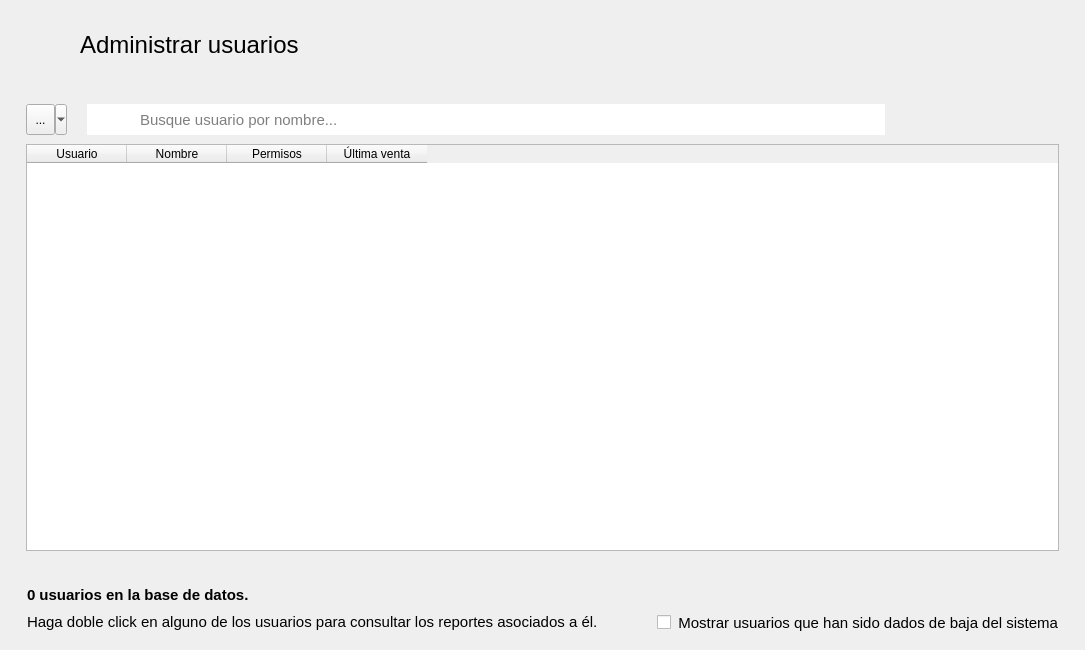
<?xml version="1.0" encoding="UTF-8"?>
<ui version="4.0">
 <class>AdministrarUsuarios</class>
 <widget class="QMainWindow" name="AdministrarUsuarios">
  <property name="geometry">
   <rect>
    <x>0</x>
    <y>0</y>
    <width>1085</width>
    <height>650</height>
   </rect>
  </property>
  <property name="minimumSize">
   <size>
    <width>1085</width>
    <height>650</height>
   </size>
  </property>
  <property name="windowTitle">
   <string>Administrar usuarios</string>
  </property>
  <property name="windowIcon">
   <iconset resource="../resources.qrc">
    <normaloff>:/img/icon.ico</normaloff>:/img/icon.ico</iconset>
  </property>
  <widget class="QWidget" name="centralwidget">
   <layout class="QVBoxLayout" name="verticalLayout">
    <item alignment="Qt::AlignLeft|Qt::AlignTop">
     <widget class="QFrame" name="frame">
      <property name="font">
       <font>
        <family>Segoe UI</family>
       </font>
      </property>
      <property name="frameShadow">
       <enum>QFrame::Raised</enum>
      </property>
      <layout class="QHBoxLayout" name="horizontalLayout">
       <property name="spacing">
        <number>20</number>
       </property>
       <property name="leftMargin">
        <number>19</number>
       </property>
       <property name="topMargin">
        <number>15</number>
       </property>
       <property name="rightMargin">
        <number>19</number>
       </property>
       <property name="bottomMargin">
        <number>15</number>
       </property>
       <item>
        <widget class="QPushButton" name="btRegresar">
         <property name="font">
          <font>
           <family>Segoe UI</family>
          </font>
         </property>
         <property name="cursor">
          <cursorShape>PointingHandCursor</cursorShape>
         </property>
         <property name="styleSheet">
          <string notr="true">QPushButton {
        background-color: transparent;
        border: none;
        padding: 0px;
    }
    QPushButton:hover {
        background-color: rgba(255, 255, 255, 0);
    }
    QPushButton:pressed {
        background-color: rgba(255, 255, 255, 0);
    }</string>
         </property>
         <property name="icon">
          <iconset resource="../resources.qrc">
           <normaloff>:/img/resources/images/leftarrow.png</normaloff>:/img/resources/images/leftarrow.png</iconset>
         </property>
         <property name="iconSize">
          <size>
           <width>40</width>
           <height>40</height>
          </size>
         </property>
         <property name="flat">
          <bool>true</bool>
         </property>
        </widget>
       </item>
       <item>
        <widget class="QLabel" name="lbTitulo">
         <property name="minimumSize">
          <size>
           <width>211</width>
           <height>41</height>
          </size>
         </property>
         <property name="font">
          <font>
           <family>Segoe UI</family>
           <pointsize>18</pointsize>
          </font>
         </property>
         <property name="text">
          <string>Administrar usuarios</string>
         </property>
        </widget>
       </item>
      </layout>
     </widget>
    </item>
    <item>
     <widget class="QFrame" name="frame_3">
      <property name="sizePolicy">
       <sizepolicy hsizetype="Expanding" vsizetype="Expanding">
        <horstretch>0</horstretch>
        <verstretch>0</verstretch>
       </sizepolicy>
      </property>
      <property name="font">
       <font>
        <family>Segoe UI</family>
       </font>
      </property>
      <property name="frameShadow">
       <enum>QFrame::Raised</enum>
      </property>
      <layout class="QVBoxLayout" name="verticalLayout_3">
       <property name="spacing">
        <number>0</number>
       </property>
       <property name="leftMargin">
        <number>8</number>
       </property>
       <property name="rightMargin">
        <number>8</number>
       </property>
       <item alignment="Qt::AlignTop">
        <widget class="QFrame" name="frame_2">
         <property name="font">
          <font>
           <family>Segoe UI</family>
          </font>
         </property>
         <property name="frameShadow">
          <enum>QFrame::Raised</enum>
         </property>
         <layout class="QHBoxLayout" name="horizontalLayout_2">
          <property name="spacing">
           <number>0</number>
          </property>
          <property name="leftMargin">
           <number>0</number>
          </property>
          <property name="topMargin">
           <number>0</number>
          </property>
          <property name="rightMargin">
           <number>0</number>
          </property>
          <property name="bottomMargin">
           <number>0</number>
          </property>
          <item>
           <widget class="QFrame" name="frame_5">
            <property name="font">
             <font>
              <family>Segoe UI</family>
             </font>
            </property>
            <property name="frameShadow">
             <enum>QFrame::Raised</enum>
            </property>
            <layout class="QHBoxLayout" name="horizontalLayout_5">
             <property name="spacing">
              <number>0</number>
             </property>
             <item>
              <widget class="QToolButton" name="btFiltrar">
               <property name="minimumSize">
                <size>
                 <width>41</width>
                 <height>31</height>
                </size>
               </property>
               <property name="font">
                <font>
                 <family>Segoe UI</family>
                </font>
               </property>
               <property name="toolTip">
                <string>Filtrar búsqueda por...</string>
               </property>
               <property name="text">
                <string>...</string>
               </property>
               <property name="icon">
                <iconset resource="../resources.qrc">
                 <normaloff>:/img/resources/images/filter.png</normaloff>:/img/resources/images/filter.png</iconset>
               </property>
               <property name="popupMode">
                <enum>QToolButton::MenuButtonPopup</enum>
               </property>
              </widget>
             </item>
             <item>
              <spacer name="horizontalSpacer">
               <property name="font">
                <font>
                 <family>Segoe UI</family>
                </font>
               </property>
               <property name="orientation">
                <enum>Qt::Horizontal</enum>
               </property>
               <property name="sizeType">
                <enum>QSizePolicy::Fixed</enum>
               </property>
               <property name="sizeHint" stdset="0">
                <size>
                 <width>20</width>
                 <height>0</height>
                </size>
               </property>
              </spacer>
             </item>
             <item>
              <widget class="QLabel" name="label_2">
               <property name="minimumSize">
                <size>
                 <width>51</width>
                 <height>31</height>
                </size>
               </property>
               <property name="maximumSize">
                <size>
                 <width>51</width>
                 <height>31</height>
                </size>
               </property>
               <property name="font">
                <font>
                 <family>Segoe UI</family>
                </font>
               </property>
               <property name="styleSheet">
                <string notr="true">image: url(:/img/resources/images/magnifier.png);
background-color: rgb(255, 255, 255);</string>
               </property>
               <property name="text">
                <string/>
               </property>
              </widget>
             </item>
             <item>
              <widget class="QLineEdit" name="searchBar">
               <property name="minimumSize">
                <size>
                 <width>481</width>
                 <height>31</height>
                </size>
               </property>
               <property name="font">
                <font>
                 <family>Segoe UI</family>
                 <pointsize>11</pointsize>
                </font>
               </property>
               <property name="frame">
                <bool>false</bool>
               </property>
               <property name="placeholderText">
                <string>Busque usuario por nombre...</string>
               </property>
              </widget>
             </item>
            </layout>
           </widget>
          </item>
          <item>
           <widget class="QFrame" name="frame_6">
            <property name="font">
             <font>
              <family>Segoe UI</family>
             </font>
            </property>
            <property name="frameShadow">
             <enum>QFrame::Raised</enum>
            </property>
            <layout class="QHBoxLayout" name="horizontalLayout_3">
             <property name="spacing">
              <number>30</number>
             </property>
             <item>
              <widget class="QPushButton" name="btAgregar">
               <property name="font">
                <font>
                 <family>Segoe UI</family>
                </font>
               </property>
               <property name="cursor">
                <cursorShape>PointingHandCursor</cursorShape>
               </property>
               <property name="styleSheet">
                <string notr="true">QPushButton {
        background-color: transparent;
        border: none;
        padding: 0px;
    }
    QPushButton:hover {
        background-color: rgba(255, 255, 255, 0);
    }
    QPushButton:pressed {
        background-color: rgba(255, 255, 255, 0);
    }</string>
               </property>
               <property name="icon">
                <iconset resource="../resources.qrc">
                 <normaloff>:/img/resources/images/plus.png</normaloff>:/img/resources/images/plus.png</iconset>
               </property>
               <property name="iconSize">
                <size>
                 <width>40</width>
                 <height>40</height>
                </size>
               </property>
               <property name="flat">
                <bool>true</bool>
               </property>
              </widget>
             </item>
             <item>
              <widget class="QPushButton" name="btEditar">
               <property name="font">
                <font>
                 <family>Segoe UI</family>
                </font>
               </property>
               <property name="cursor">
                <cursorShape>PointingHandCursor</cursorShape>
               </property>
               <property name="styleSheet">
                <string notr="true">QPushButton {
        background-color: transparent;
        border: none;
        padding: 0px;
    }
    QPushButton:hover {
        background-color: rgba(255, 255, 255, 0);
    }
    QPushButton:pressed {
        background-color: rgba(255, 255, 255, 0);
    }</string>
               </property>
               <property name="icon">
                <iconset resource="../resources.qrc">
                 <normaloff>:/img/resources/images/edit.png</normaloff>:/img/resources/images/edit.png</iconset>
               </property>
               <property name="iconSize">
                <size>
                 <width>40</width>
                 <height>40</height>
                </size>
               </property>
               <property name="flat">
                <bool>true</bool>
               </property>
              </widget>
             </item>
             <item>
              <widget class="QPushButton" name="btEliminar">
               <property name="font">
                <font>
                 <family>Segoe UI</family>
                </font>
               </property>
               <property name="cursor">
                <cursorShape>PointingHandCursor</cursorShape>
               </property>
               <property name="styleSheet">
                <string notr="true">QPushButton {
        background-color: transparent;
        border: none;
        padding: 0px;
    }
    QPushButton:hover {
        background-color: rgba(255, 255, 255, 0);
    }
    QPushButton:pressed {
        background-color: rgba(255, 255, 255, 0);
    }</string>
               </property>
               <property name="icon">
                <iconset resource="../resources.qrc">
                 <normaloff>:/img/resources/images/trash.png</normaloff>:/img/resources/images/trash.png</iconset>
               </property>
               <property name="iconSize">
                <size>
                 <width>40</width>
                 <height>40</height>
                </size>
               </property>
               <property name="flat">
                <bool>true</bool>
               </property>
              </widget>
             </item>
            </layout>
           </widget>
          </item>
         </layout>
        </widget>
       </item>
       <item>
        <widget class="QFrame" name="frame_7">
         <property name="font">
          <font>
           <family>Segoe UI</family>
          </font>
         </property>
         <property name="frameShadow">
          <enum>QFrame::Raised</enum>
         </property>
         <layout class="QHBoxLayout" name="horizontalLayout_4">
          <property name="spacing">
           <number>0</number>
          </property>
          <property name="topMargin">
           <number>0</number>
          </property>
          <item>
           <widget class="TablaDatos" name="tabla_usuarios">
            <column>
             <property name="text">
              <string>Usuario</string>
             </property>
            </column>
            <column>
             <property name="text">
              <string>Nombre</string>
             </property>
            </column>
            <column>
             <property name="text">
              <string>Permisos</string>
             </property>
            </column>
            <column>
             <property name="text">
              <string>Última venta</string>
             </property>
            </column>
           </widget>
          </item>
         </layout>
        </widget>
       </item>
      </layout>
     </widget>
    </item>
    <item alignment="Qt::AlignBottom">
     <widget class="QFrame" name="frame_4">
      <property name="font">
       <font>
        <family>Segoe UI</family>
       </font>
      </property>
      <property name="frameShadow">
       <enum>QFrame::Raised</enum>
      </property>
      <layout class="QHBoxLayout" name="horizontalLayout_6">
       <property name="topMargin">
        <number>0</number>
       </property>
       <property name="bottomMargin">
        <number>0</number>
       </property>
       <item>
        <widget class="QFrame" name="frame_8">
         <property name="font">
          <font>
           <family>Segoe UI</family>
          </font>
         </property>
         <property name="styleSheet">
          <string notr="true">QFrame { border: none; }</string>
         </property>
         <property name="frameShape">
          <enum>QFrame::StyledPanel</enum>
         </property>
         <property name="frameShadow">
          <enum>QFrame::Raised</enum>
         </property>
         <layout class="QVBoxLayout" name="verticalLayout_2">
          <item>
           <widget class="QLabel" name="lbContador">
            <property name="minimumSize">
             <size>
              <width>271</width>
              <height>21</height>
             </size>
            </property>
            <property name="font">
             <font>
              <family>Segoe UI</family>
              <pointsize>11</pointsize>
              <bold>true</bold>
             </font>
            </property>
            <property name="text">
             <string>0 usuarios en la base de datos.</string>
            </property>
           </widget>
          </item>
          <item>
           <widget class="QLabel" name="label_3">
            <property name="minimumSize">
             <size>
              <width>561</width>
              <height>21</height>
             </size>
            </property>
            <property name="font">
             <font>
              <family>Segoe UI</family>
              <pointsize>11</pointsize>
              <bold>false</bold>
             </font>
            </property>
            <property name="text">
             <string>Haga doble click en alguno de los usuarios para consultar los reportes asociados a él.</string>
            </property>
           </widget>
          </item>
         </layout>
        </widget>
       </item>
       <item alignment="Qt::AlignRight|Qt::AlignBottom">
        <widget class="QFrame" name="frame_9">
         <property name="font">
          <font>
           <family>Segoe UI</family>
          </font>
         </property>
         <property name="styleSheet">
          <string notr="true">QFrame { border: none; }</string>
         </property>
         <property name="frameShape">
          <enum>QFrame::StyledPanel</enum>
         </property>
         <property name="frameShadow">
          <enum>QFrame::Raised</enum>
         </property>
         <layout class="QHBoxLayout" name="horizontalLayout_7">
          <item>
           <widget class="QCheckBox" name="mostrarCheck">
            <property name="font">
             <font>
              <family>Segoe UI</family>
             </font>
            </property>
            <property name="text">
             <string/>
            </property>
            <property name="checked">
             <bool>false</bool>
            </property>
           </widget>
          </item>
          <item>
           <widget class="QLabel" name="label_4">
            <property name="font">
             <font>
              <family>Segoe UI</family>
              <pointsize>11</pointsize>
              <bold>false</bold>
             </font>
            </property>
            <property name="text">
             <string>Mostrar usuarios que han sido dados de baja del sistema</string>
            </property>
            <property name="alignment">
             <set>Qt::AlignRight|Qt::AlignTrailing|Qt::AlignVCenter</set>
            </property>
           </widget>
          </item>
         </layout>
        </widget>
       </item>
      </layout>
     </widget>
    </item>
   </layout>
  </widget>
 </widget>
 <customwidgets>
  <customwidget>
   <class>TablaDatos</class>
   <extends>QTableWidget</extends>
   <header>utils.mywidgets.h</header>
  </customwidget>
 </customwidgets>
 <resources>
  <include location="../resources.qrc"/>
 </resources>
 <connections/>
</ui>
